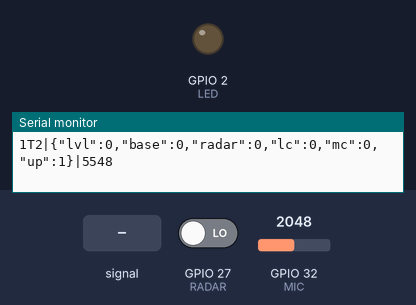
Recording of a program running on a simulated ESP32. On the bench: output pins drawn as LEDs (lit = HIGH), the last lines printed to the serial monitor. The inputs (shaded band) are chosen by the test bench; at power-on: GPIO 32 (MIC) = 2048, GPIO 27 (RADAR) LOW (analog values on the 0–4095 scale).

Above: at 1.2 s.
1.3 s: GPIO 32 (MIC) fed a 200 Hz sine of ±327 counts around its level
3.5 s: GPIO 32 (MIC) set to 2866
At 5.1 s:
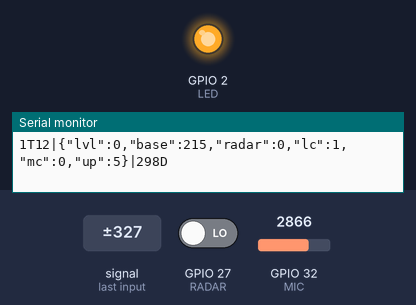
6.5 s: GPIO 27 (RADAR) driven HIGH
8.0 s: GPIO 32 (MIC) fed a 1000 Hz sine of ±1023 counts around its level
11.0 s: GPIO 32 (MIC) fed a 2 Hz sine of ±1228 counts around its level
12.5 s: GPIO 32 (MIC) set to 3603
Timing chart, 0 to 16.5 s (numbered marks = the images above; inputs shaded):
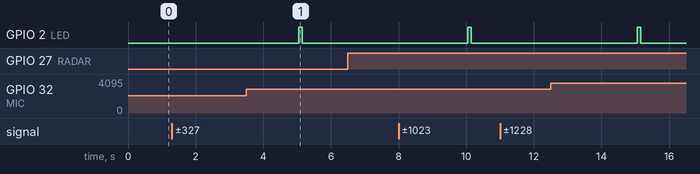

The program:

main.cpp
```cpp
// SENTINEL sensor-check (rung 2, updated S68) — verify ALL THREE sensors + wiring live.
//   mic A0  -> GPIO32  : analog envelope -> software loudness + "loud" events (Tier A)
//   radar   -> GPIO27  : RCWL-0516 motion, HIGH on movement (debounced)
//   IR      -> GPIO4   : VS1838B NEC decode -> button-code events
//   LED     -> GPIO2   : heartbeat, one short flash every 5 s
// Frames are the SENT-LINK seed: <ver><type><seq>|<json>|<crc16>. Read it with
//   ~/.venvs/sentinel/bin/python tools/read_rung2.py <by-id>
// This is a bring-up check, not the real firmware (that's firmware/, host-tested).
#include <Arduino.h>
#define DECODE_NEC
#include <IRremote.hpp>

static const int MIC = 32, RADAR = 27, IR = 4, LED = 2;
static const uint32_t WIN_MS = 50, TELEM_MS = 500, DEBOUNCE_MS = 25;

static uint32_t seq = 0;

static uint16_t crc16_ccitt(const char *s, size_t n) {
  uint16_t crc = 0xFFFF;
  for (size_t i = 0; i < n; i++) {
    crc ^= (uint16_t)(uint8_t)s[i] << 8;
    for (int b = 0; b < 8; b++)
      crc = (crc & 0x8000) ? (uint16_t)((crc << 1) ^ 0x1021) : (uint16_t)(crc << 1);
  }
  return crc;
}
static void emit(char type, const String &json) {
  String head = String("1") + type + String(seq++) + "|" + json;
  char crc[8];
  snprintf(crc, sizeof(crc), "%04X", crc16_ccitt(head.c_str(), head.length()));
  Serial.print(head); Serial.print('|'); Serial.println(crc);
}

static float baseline = 0;
static bool loud = false, lastRadar = false;
static uint32_t loudCount = 0, motionCount = 0, tTelem = 0, tRadar = 0;
static uint32_t tBlink = 0, ledOffAt = 0; static bool ledOn = false;

void setup() {
  pinMode(RADAR, INPUT);
  pinMode(LED, OUTPUT);
  analogReadResolution(12);
  Serial.begin(115200);
  delay(50);
  IrReceiver.begin(IR, DISABLE_LED_FEEDBACK);
  emit('D', "{\"boot\":\"sentinel sensor-check v1\",\"mic\":32,\"radar\":27,\"ir\":4}");
}

void loop() {
  const uint32_t now = millis();

  // --- mic loudness (peak-to-peak over a window; software threshold) ---
  int lo = 4095, hi = 0; uint32_t t0 = millis();
  while (millis() - t0 < WIN_MS) { int v = analogRead(MIC); if (v < lo) lo = v; if (v > hi) hi = v; }
  const int level = hi - lo;
  if (baseline == 0) baseline = level;
  baseline = 0.98f * baseline + 0.02f * level;
  const int thresh = (int)baseline + 120;
  const bool nowLoud = level > thresh;
  if (nowLoud && !loud) { loud = true; loudCount++;
    emit('E', String("{\"s\":\"sound\",\"loud\":1,\"lvl\":") + level + "}"); }
  else if (!nowLoud && loud) { loud = false;
    emit('E', String("{\"s\":\"sound\",\"loud\":0,\"lvl\":") + level + "}"); }

  // --- radar motion ---
  const bool r = digitalRead(RADAR);
  if (r != lastRadar && now - tRadar >= DEBOUNCE_MS) {
    lastRadar = r; tRadar = now; if (r) motionCount++;
    emit('E', String("{\"s\":\"radar\",\"motion\":") + (r ? 1 : 0) + "}");
  }

  // --- IR remote (NEC) ---
  if (IrReceiver.decode()) {
    if (IrReceiver.decodedIRData.protocol != UNKNOWN &&
        !(IrReceiver.decodedIRData.flags & IRDATA_FLAGS_IS_REPEAT)) {
      emit('E', String("{\"s\":\"ir\",\"cmd\":") + IrReceiver.decodedIRData.command +
                     ",\"addr\":" + IrReceiver.decodedIRData.address + "}");
    }
    IrReceiver.resume();
  }

  // --- telemetry ---
  if (now - tTelem >= TELEM_MS) {
    tTelem = now;
    emit('T', String("{\"lvl\":") + level + ",\"base\":" + (int)baseline +
                    ",\"radar\":" + (r ? 1 : 0) + ",\"lc\":" + loudCount +
                    ",\"mc\":" + motionCount + ",\"up\":" + (now / 1000) + "}");
  }

  // --- heartbeat LED: short flash every 5 s ---
  if (now - tBlink >= 5000) { tBlink = now; digitalWrite(LED, HIGH); ledOn = true; ledOffAt = now + 60; }
  if (ledOn && (int32_t)(now - ledOffAt) >= 0) { digitalWrite(LED, LOW); ledOn = false; }
}
```
